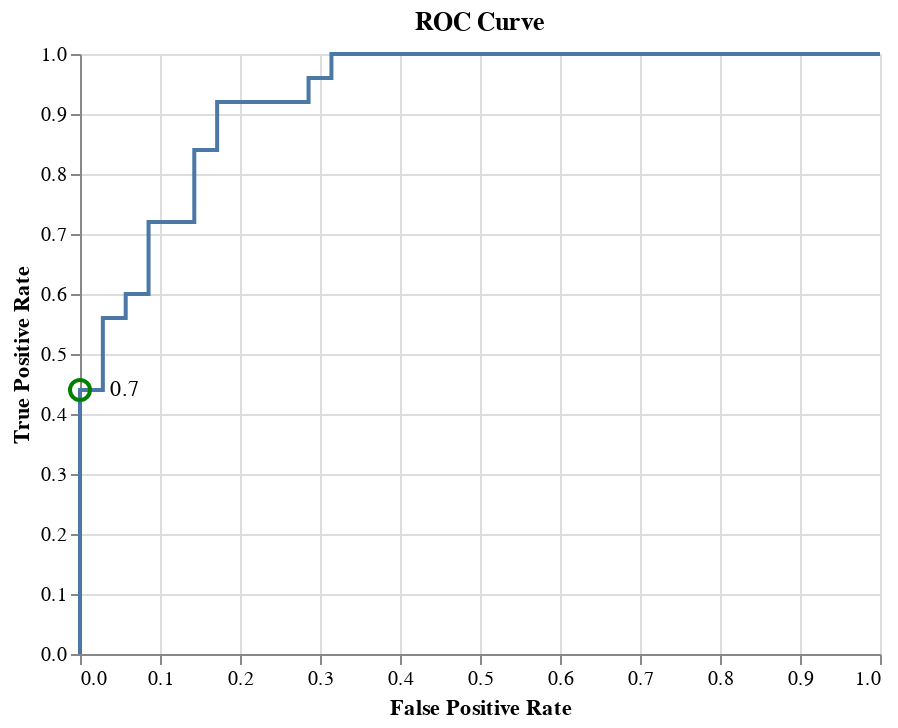

Notebook code cell kept with this figure:
### Markdown cell above
#### ROC Curve

### Code cell
false_positive_rate, true_positive_rate, thresholds = roc_curve(y_test, rand_search_rf.predict_proba(X_test)[:, 1])

roc_df = pd.DataFrame()
roc_df['fpr'] = false_positive_rate
roc_df['tpr'] = true_positive_rate
roc_df['thresholds'] = thresholds

pt_roc_index = (roc_df['thresholds'] - best_thres).abs().argmin()

roc_curves = alt.Chart(roc_df, title = "ROC Curve").mark_line().encode(
        alt.X('fpr', title="False Positive Rate"),
        alt.Y('tpr', title="True Positive Rate"))

roc_max_f1_point = alt.Chart(pd.DataFrame(roc_df.iloc[pt_roc_index]).T, 
                         ).mark_point(
    color="green", size=100, opacity=1).encode(
    x="fpr",
    y="tpr"
)

roc_text = roc_max_f1_point.mark_text(
    align='left',
    baseline='middle',
    dx=15).encode(text= alt.Text("thresholds:Q", format = ".1f"))

roc_curve_plot = roc_curves + roc_max_f1_point + roc_text
roc_curve_plot

### Figure 1 — Vega-Lite specification as saved in the notebook (floating-point values rounded to 4 significant figures)
{"$schema": "https://vega.github.io/schema/vega-lite/v4.8.1.json", "config": {"view": {"continuousHeight": 300, "continuousWidth": 400}}, "datasets": {"data-30fac13b4358eb341788256dd6d6ad77": [{"fpr": 0, "thresholds": 1.853, "tpr": 0}, {"fpr": 0, "thresholds": 0.8525, "tpr": 0.04}, {"fpr": 0, "thresholds": 0.655, "tpr": 0.44}, {"fpr": 0.02857, "thresholds": 0.645, "tpr": 0.44}, {"fpr": 0.02857, "thresholds": 0.59, "tpr": 0.56}, {"fpr": 0.05714, "thresholds": 0.5875, "tpr": 0.56}, {"fpr": 0.05714, "thresholds": 0.5325, "tpr": 0.6}, {"fpr": 0.08571, "thresholds": 0.53, "tpr": 0.6}, {"fpr": 0.08571, "thresholds": 0.49, "tpr": 0.72}, {"fpr": 0.1429, "thresholds": 0.43, "tpr": 0.72}, {"fpr": 0.1429, "thresholds": 0.3975, "tpr": 0.76}, {"fpr": 0.1429, "thresholds": 0.395, "tpr": 0.84}, {"fpr": 0.1714, "thresholds": 0.3825, "tpr": 0.84}, {"fpr": 0.1714, "thresholds": 0.3275, "tpr": 0.92}, {"fpr": 0.2857, "thresholds": 0.1725, "tpr": 0.92}, {"fpr": 0.2857, "thresholds": 0.155, "tpr": 0.96}, {"fpr": 0.3143, "thresholds": 0.15, "tpr": 0.96}, {"fpr": 0.3143, "thresholds": 0.14, "tpr": 1}, {"fpr": 0.3714, "thresholds": 0.1025, "tpr": 1}, {"fpr": 0.4857, "thresholds": 0.0975, "tpr": 1}, {"fpr": 0.6286, "thresholds": 0.0575, "tpr": 1}, {"fpr": 0.7429, "thresholds": 0.045, "tpr": 1}, {"fpr": 0.8, "thresholds": 0.0375, "tpr": 1}, {"fpr": 0.9143, "thresholds": 0.0325, "tpr": 1}, {"fpr": 1, "thresholds": 0.015, "tpr": 1}], "data-961e87b25aaf4517f66f192323677c6b": [{"fpr": 0, "thresholds": 0.655, "tpr": 0.44}]}, "layer": [{"data": {"name": "data-30fac13b4358eb341788256dd6d6ad77"}, "encoding": {"x": {"field": "fpr", "title": "False Positive Rate", "type": "quantitative"}, "y": {"field": "tpr", "title": "True Positive Rate", "type": "quantitative"}}, "mark": "line", "title": "ROC Curve"}, {"data": {"name": "data-961e87b25aaf4517f66f192323677c6b"}, "encoding": {"x": {"field": "fpr", "type": "quantitative"}, "y": {"field": "tpr", "type": "quantitative"}}, "mark": {"color": "green", "opacity": 1, "size": 100, "type": "point"}}, {"data": {"name": "data-961e87b25aaf4517f66f192323677c6b"}, "encoding": {"text": {"field": "thresholds", "format": ".1f", "type": "quantitative"}, "x": {"field": "fpr", "type": "quantitative"}, "y": {"field": "tpr", "type": "quantitative"}}, "mark": {"align": "left", "baseline": "middle", "dx": 15, "type": "text"}}]}
